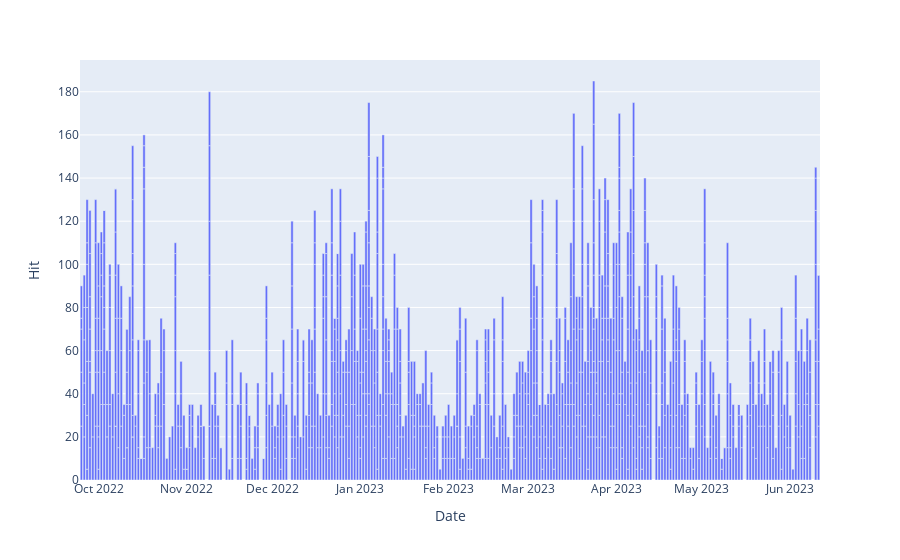

Notebook cell for this chart:
### Markdown cell above
## 1. Result

### Code cell
fig = px.bar(b_trtr, x='Date', y='Hit')
fig.show()

### Figure 1 — Plotly figure (JSON) as saved in the notebook; plotly's stock layout.template omitted (floating-point values rounded to 4 significant figures; data arrays with more than 128 entries replaced by an {"elided": "..."} marker saying what was removed)
{"data": [{"alignmentgroup": "True", "hovertemplate": "Date=%{x}<br>Hit=%{y}<extra></extra>", "legendgroup": "", "marker": {"color": "#636efa", "pattern": {"shape": ""}}, "name": "", "offsetgroup": "", "orientation": "v", "showlegend": false, "textposition": "auto", "type": "bar", "x": {"elided": "1070 str values"}, "xaxis": "x", "y": {"elided": "1070 int values"}, "yaxis": "y"}], "layout": {"barmode": "relative", "legend": {"tracegroupgap": 0}, "margin": {"t": 60}, "xaxis": {"anchor": "y", "domain": [0, 1], "title": {"text": "Date"}}, "yaxis": {"anchor": "x", "domain": [0, 1], "title": {"text": "Hit"}}}}
